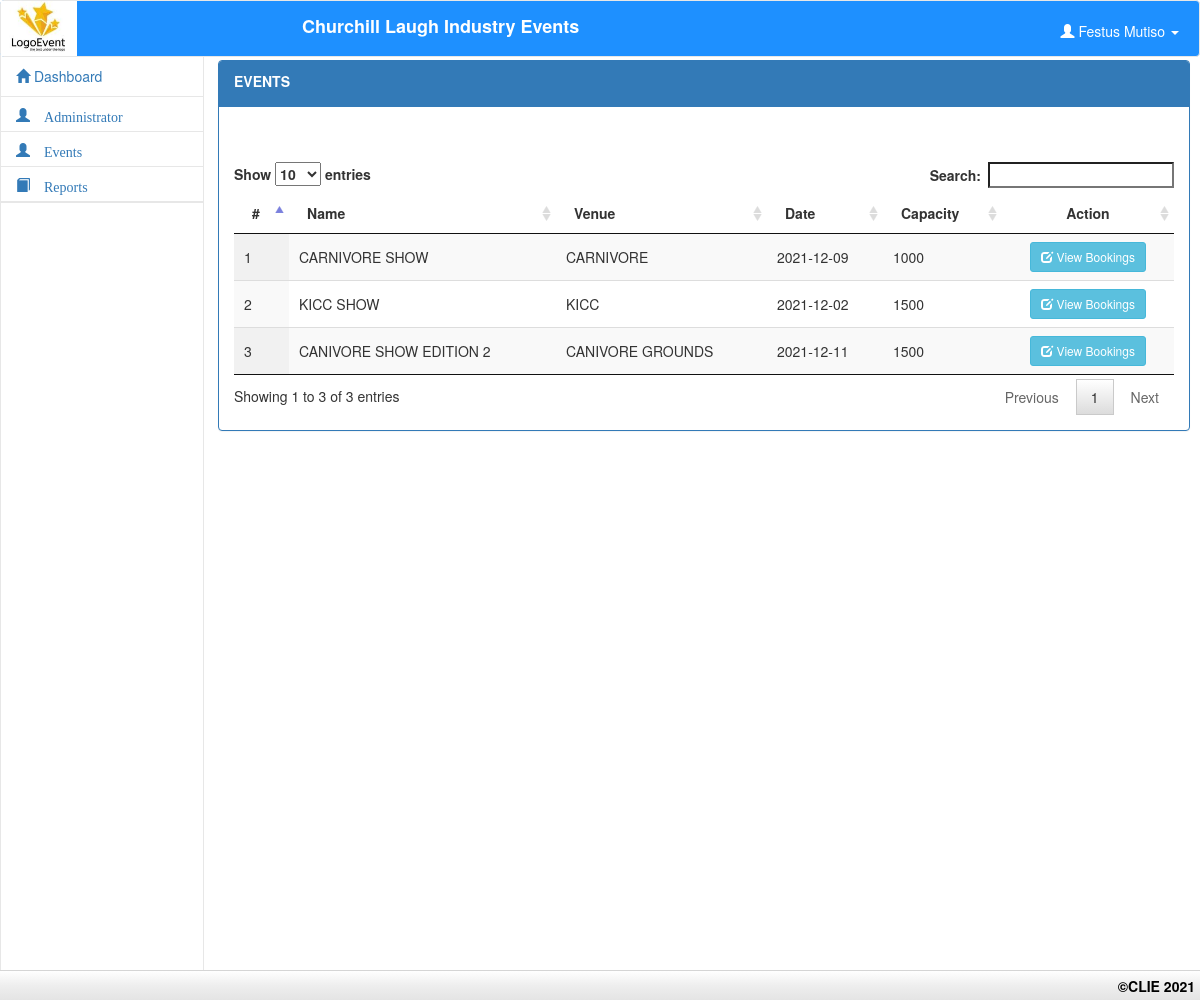
Page /genrpt.php (signed in) on the committed database.
### tables this page shows
CREATE TABLE `events` (
  `id` varchar(10) NOT NULL,
  `name` varchar(50) NOT NULL,
  `description` text DEFAULT NULL,
  `event_venue` varchar(100) NOT NULL,
  `atendees` int(11) NOT NULL,
  `date` date DEFAULT NULL,
  `vip_tickets` int(11) DEFAULT NULL,
  `reg_tickets` int(11) DEFAULT NULL
);

### genrpt.php (the view, shortened to what this page needs)
<!DOCTYPE html>
<html lang = "eng">
	<head>
		<link rel = "stylesheet" type = "text/css" href = "css/bootstrap.css" />
		<link rel = "stylesheet" type = "text/css" href = "css/jquery.dataTables.css" />
		<link rel = "stylesheet" type = "text/css" href = "css/customize.css" />
	</head>
<body>
	<?php include "include/header.php"; ?>
	<?php include "include/sidebar.php"; ?>
	<div id = "content">
		<br />
		<br />
		<br />
		<div class = "panel panel-primary">
			<div class = "panel-heading">
				<label> EVENTS</Label>
			</div>
			<div class = "panel-body">
				<br />
				<br />
				<table id = "table" class = "display" cellspacing = "0"  >
					<thead>
						<tr>
							<th>#</th>
							<th>Name</th>
							<th>Venue</th>
							<th>Date</th>
							<th>Capacity</th>
							<th><center>Action</center></th>
						</tr>
					</thead>
					<tbody>
					<?php
					$idd=0;
						$query = $conn->query("SELECT * FROM `events` ORDER BY `id` asc") or die(mysqli_error());
						while($fetch = $query->fetch_array()){
							$idd++;
					?>
						<tr>
							<td><?php echo $idd?></td>
							<td><?php echo $fetch['name']?></td>
							<td><?php echo $fetch['event_venue']?></td>
							<td><?php echo $fetch['date']?></td>
							<td><?php echo $fetch['atendees']?></td>
							<td><center>
								<a class = "btn btn-sm btn-info" href = "vbookings.php?id=<?php echo $fetch['id']?>&name=<?php echo $fetch['name']?>"><i class = "glyphicon glyphicon-edit"></i> View Bookings</a>
								</center></td>
						</tr>
					<?php
						}
					?>
					</tbody>
				</table>
			</div>
		</div>
	</div>
	<?php include "include/footer.php"; ?>
</body>
</html>

### include/header.php (shortened to what this page needs)
<link rel = "stylesheet" type = "text/css" href = "css/bootstrap.css" />
<link rel = "stylesheet" type = "text/css" href = "css/customize.css" />
<div class = "navbar navbar-default navtop">
	<?php
		require'config.php';
				$q = $conn->query("SELECT * FROM `admin` WHERE `admin_id` = '$_SESSION[admin_id]'") or die(mysqli_error());
				$f = $q->fetch_array();
			?>
		<img src = "images/hosl.jpg" style = "float:left;" height = "55px" /><label class = "navbar-brand">&nbsp;&nbsp;&nbsp;&nbsp;&nbsp;&nbsp;&nbsp;&nbsp;&nbsp;&nbsp;&nbsp;&nbsp;&nbsp;&nbsp;&nbsp;&nbsp;&nbsp;&nbsp;&nbsp;&nbsp;&nbsp;&nbsp;&nbsp;&nbsp;&nbsp;&nbsp;&nbsp;&nbsp;&nbsp;&nbsp;&nbsp;&nbsp;&nbsp;&nbsp;&nbsp;&nbsp;&nbsp;&nbsp;&nbsp;&nbsp;&nbsp; Churchill Laugh Industry Events </label>
			<ul class = "nav navbar-right">
				<li class = "dropdown">
					<a class = "user dropdown-toggle" data-toggle = "dropdown" href = "#">
						<span class = "glyphicon glyphicon-user"></span>
						<?php
							echo $f['firstname']." ".$f['lastname'];
						?>
						<b class = "caret"></b>
					</a>
				</li>
			</ul>
</div>

### include/sidebar.php (shortened to what this page needs)
		<link rel = "stylesheet" type = "text/css" href = "css/bootstrap.css" />
		<link rel = "stylesheet" type = "text/css" href = "css/jquery.dataTables.css" />
		<link rel = "stylesheet" type = "text/css" href = "css/customize.css" />
<div id = "sidebar">
			<ul id = "menu" class = "nav menu">
				<li><a href = "home.php"><i class = "glyphicon glyphicon-home"></i> Dashboard</a></li>
				<li><a href = "admin.php" class = "glyphicon glyphicon-user"> Administrator</a></li>
				<li><a href = "events.php" class = "glyphicon glyphicon-user"> Events</a></li>
				<li><a href ="genrpt.php" class = "glyphicon glyphicon-book"> Reports</a><li>
			</ul>
	</div></li></li></ul></div>

### include/footer.php (shortened to what this page needs)
<link rel = "stylesheet" type = "text/css" href = "css/bootstrap.css" />
<link rel = "stylesheet" type = "text/css" href = "css/customize.css" />
<div id = "footer">
		<label class = "footer-title">&copy;CLIE 2021</label>
</div>

### css/customize.css (style rules this page uses)
html, body { height:100%; }
#footer { height:30px; width:100%; background-image: linear-gradient(#FFF, #EEE 50%, #E4E4E4); background-repeat: no-repeat; filter: none; border: 1px solid #D5D5D5; position: fixed; right: 0; left: 0; z-index: 1030; bottom: 0; border-width: 1px 0 0; }
#sidebar { top:55px; width:17%; position:fixed; height:100%; border:1px solid #e7e7e7; }
#content { float:right; width:81%; margin-right:10px; height:1000px; }
.user { color:#fff; margin-top:10px; margin-right:20px; }
.navtop { position:fixed; width:100%; z-index:9999; }
.footer-title { margin-top:5px; color: #000; margin-right:5px; float:right; font-family:Helvetica Neue; }
.menu li { border-bottom:1px solid #E7E7E7; }

### rows in the picture
events: name "CARNIVORE SHOW", event_venue "CARNIVORE", date "2021-12-09", atendees "1000"
events: name "KICC SHOW", event_venue "KICC", date "2021-12-02", atendees "1500"
events: name "CANIVORE SHOW EDITION 2", event_venue "CANIVORE GROUNDS", date "2021-12-11", atendees "1500"

### other values in the picture
$f['firstname'] "Festus"
$f['lastname'] "Mutiso"
